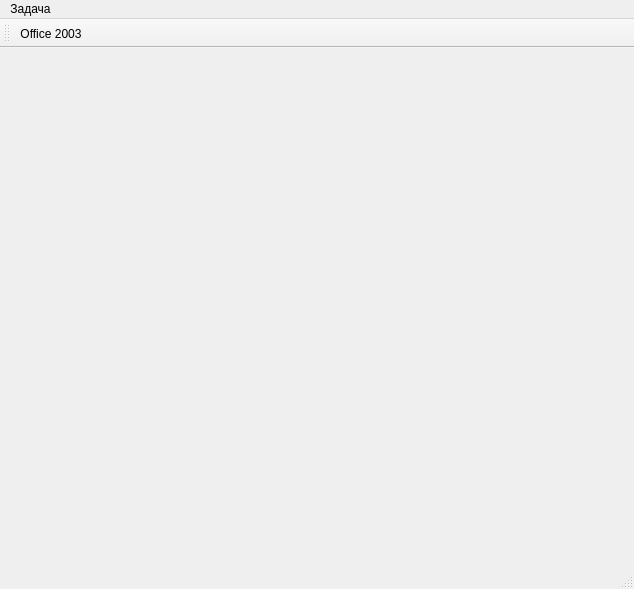
<?xml version="1.0" encoding="UTF-8"?>
<ui version="4.0">
 <class>FileCheckerClass</class>
 <widget class="QMainWindow" name="FileCheckerClass">
  <property name="geometry">
   <rect>
    <x>0</x>
    <y>0</y>
    <width>634</width>
    <height>589</height>
   </rect>
  </property>
  <property name="windowTitle">
   <string>FileChecker</string>
  </property>
  <widget class="QWidget" name="centralWidget"/>
  <widget class="QMenuBar" name="menuBar">
   <property name="geometry">
    <rect>
     <x>0</x>
     <y>0</y>
     <width>634</width>
     <height>21</height>
    </rect>
   </property>
   <widget class="QMenu" name="menuTask">
    <property name="title">
     <string>Задача</string>
    </property>
    <addaction name="actionOffice_2003"/>
   </widget>
   <addaction name="menuTask"/>
  </widget>
  <widget class="QToolBar" name="mainToolBar">
   <attribute name="toolBarArea">
    <enum>TopToolBarArea</enum>
   </attribute>
   <attribute name="toolBarBreak">
    <bool>false</bool>
   </attribute>
   <addaction name="actionOffice_2003"/>
  </widget>
  <widget class="QStatusBar" name="statusBar"/>
  <action name="actionOffice_2003">
   <property name="icon">
    <iconset resource="filechecker.qrc">
     <normaloff>:/FileChecker/icons/office_icon.png</normaloff>:/FileChecker/icons/office_icon.png</iconset>
   </property>
   <property name="text">
    <string>Office 2003</string>
   </property>
  </action>
 </widget>
 <layoutdefault spacing="6" margin="11"/>
 <resources>
  <include location="filechecker.qrc"/>
 </resources>
 <connections/>
</ui>
